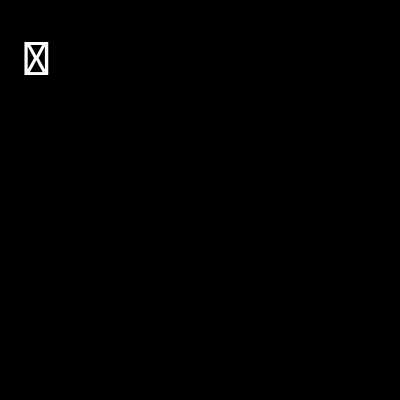
Frame 1 (no input)
Frame 60 (the mouse pressed at the canvas centre just before this capture): identical to frame 1, image omitted
Frame 120 (the mouse held since frame 60 and released just before this capture): identical to frame 1, image omitted

The Processing sketch that drew this single still picture (run headless with seeded random() and noise(); from frame 60 on, the mouse is pressed at the canvas centre):

// Processing sketch: Text
// ── Text.pde
void setup()
{
  size(400,400);
  textSize(50);
}
void draw()
{
  background(0);
  text(key, 20,75);
}
